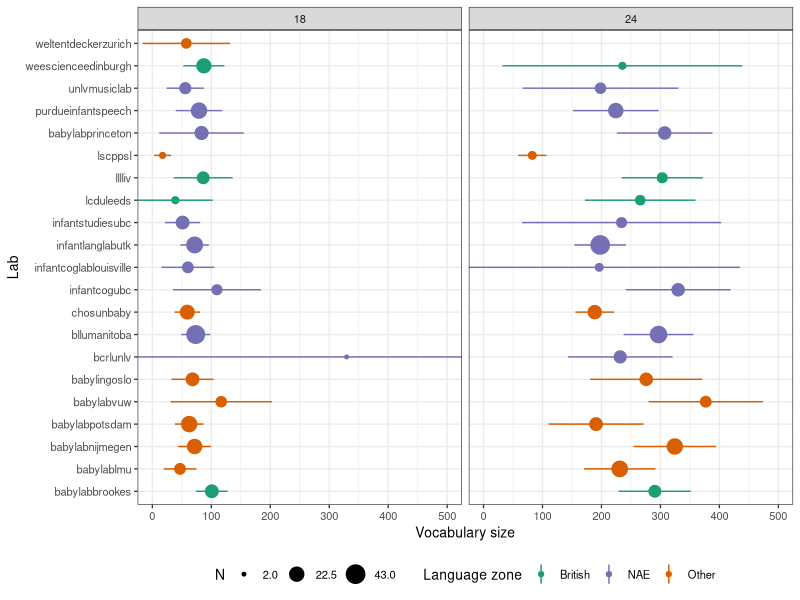
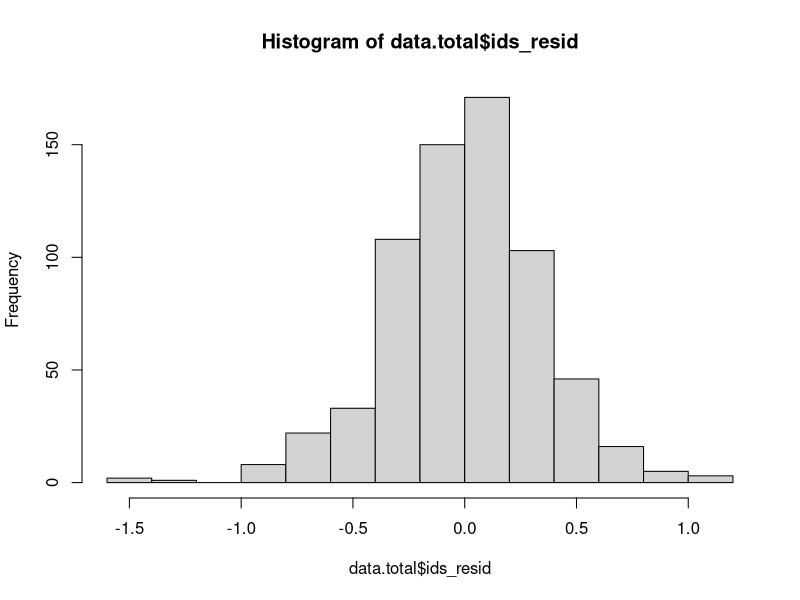
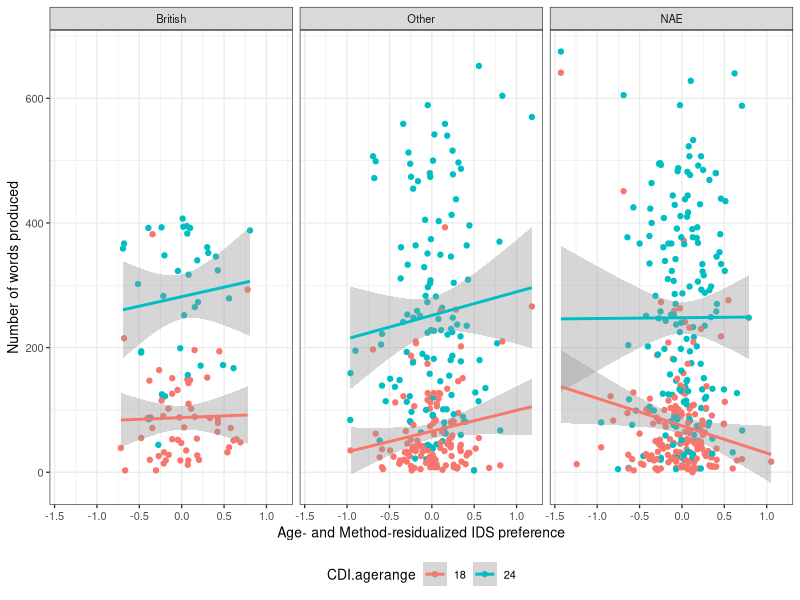
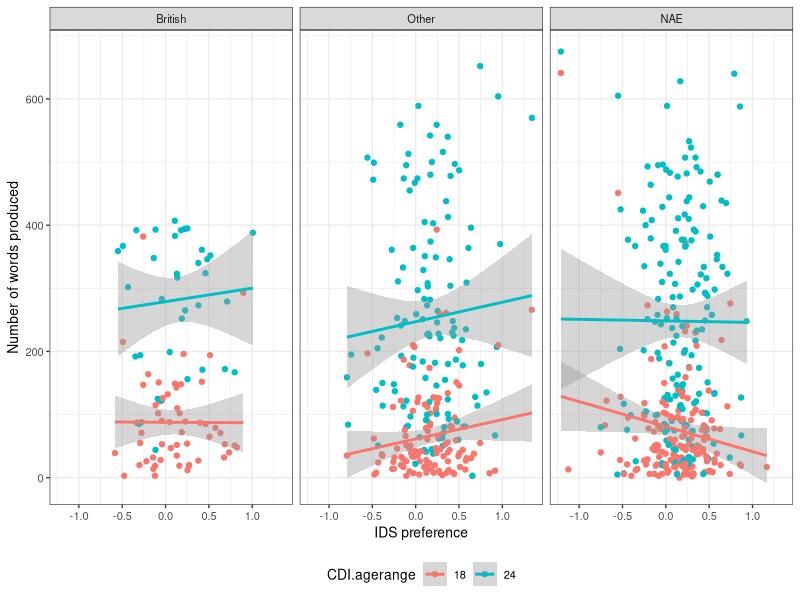

These figures' R source, in order:
## ---- chunk 1
# Library imports, general settings ==============
library(tidyverse) 
library(egg)
library(knitr)
library(lme4)
library(lmerTest)
# library(brms)
# library(rstan)

theme_set(theme_bw(base_size = 10))
knitr::opts_chunk$set(cache = TRUE)

# Read data ======================================
col_types <- cols(
  labid = col_factor(),
  subid = col_factor(),
  subid_unique = col_factor(),
  CDI.form = col_factor(),
  CDI.nwords = col_integer(),
  CDI.prop = col_number(),
  CDI.agerange = col_factor(),
  CDI.agedays = col_integer(),
  CDI.agemin = col_integer(),
  CDI.agemax = col_integer(),
  vocab_nwords = col_integer(),
  standardized.score.CDI = col_character(),
  standardized.score.CDI.num = col_number(),
  IDS_pref = col_number(),
  language = col_factor(),
  language_zone = col_factor(),
  CDI.error = col_logical(),
  Notes = col_character(),
  trial_order = col_factor(),
  method = col_factor(),
  age_days = col_integer(),
  age_mo = col_number(),
  age_group = col_factor(),
  nae = col_logical(),
  gender = col_factor(),
  second_session = col_logical()
)
data.total <- read_csv("data/02b_processed.csv", col_types = col_types)
## ---- chunk 2
# Set contrasts on the total dataset =============
contrasts(data.total$gender) <- contr.sum(2)
contrasts(data.total$method) <- contr.sum(3)
# Create sub-datasets, with contrasts ============
## NAE
data.nae <- data.total %>% subset(language_zone == "NAE") %>% droplevels()
contrasts(data.nae$gender) <- contr.sum(2)
contrasts(data.nae$method) <- contr.sum(3)
## UK
data.uk <- data.total %>% subset(language_zone == "British") %>% droplevels()
contrasts(data.uk$gender) <- contr.sum(2)
contrasts(data.uk$method) <- contr.sum(2)
## Other
data.other <- data.total %>% subset(language_zone == "Other") %>% droplevels()
contrasts(data.other$gender) <- contr.sum(2)
contrasts(data.other$method) <- contr.sum(3)
## ---- chunk 3
data.total %>%
  group_by(language_zone, CDI.agerange, method, gender) %>%
  summarise(N = n(), age = mean(CDI.agedays), sd = sd(CDI.agedays)) %>%
  kable()
## ---- chunk 4
by_lab <- data.total %>%
  group_by(labid, language_zone, CDI.agerange) %>%
  mutate(tested = n_distinct(subid_unique)) %>%
  select(labid, language_zone, CDI.agerange, tested, vocab_nwords) %>%
  nest(scores = vocab_nwords) %>%
  mutate(model = map(scores, ~ lm(vocab_nwords ~ 1, data = .x)),
         ci = map(model, confint)) %>%
  transmute(tested = tested,
            mean = map_dbl(model, ~ coefficients(.x)[[1]]),
            ci_lower = map_dbl(ci, 1),
            ci_upper = map_dbl(ci, 2)) %>%
  arrange(language_zone) %>%
  rownames_to_column()

# TODO: find a way to group by language zone?
ggplot(by_lab,
       aes(x = labid, colour = language_zone,
           y = mean, ymin = ci_lower, ymax = ci_upper)) + 
  geom_linerange() + 
  geom_point(aes(size = tested)) + 
  facet_grid(cols = vars(CDI.agerange), scales = "free") + coord_flip(ylim = c(0, 500)) +
  xlab("Lab") + ylab("Vocabulary size") +
  scale_colour_brewer(palette = "Dark2", name = "Language zone",
                      breaks = c("British", "NAE", "Other")) +
  scale_size_continuous(name = "N", breaks = function(x) c(min(x), mean(x), max(x))) +
  theme(legend.position = "bottom")
## ---- chunk 5
# Run models =====================================
## NAE
### First, create the residuals for the IDS preference model
lm_IDS_pref <- lm(IDS_pref ~ method + z_age_months, data = data.nae)

data.nae$lm_IDS_pref_resid <- residuals(lm_IDS_pref)

lmer.full.nae <- lmer(standardized.score.CDI.num ~ CDI.z_age_months +
                        lm_IDS_pref_resid + lm_IDS_pref_resid:CDI.z_age_months +
                        (1 | labid),
                      data = data.nae)

summary(lmer.full.nae)
## ---- chunk 6
## UK
### Create the residuals for the IDS preference model for the UK sample
lm_IDS_pref_UK <- lm(IDS_pref ~ method + z_age_months, data = data.uk)

data.uk$lm_IDS_pref_resid_UK <- residuals(lm_IDS_pref_UK)

lmer.full.uk <- lmer(z_vocab_nwords ~ CDI.z_age_months + gender +
                       lm_IDS_pref_resid_UK + lm_IDS_pref_resid_UK:CDI.z_age_months +
                       (1 | labid),
                     data = data.uk)

summary(lmer.full.uk)

## ---- chunk 7
resid_mod <- lm(IDS_pref ~ method + z_age_months, 
                                 data = data.total)

summary(resid_mod)
data.total$ids_resid <- resid(resid_mod)
## ---- chunk 8
hist(data.total$ids_resid)
## ---- chunk 9
ggplot(data.total, 
       aes(x = ids_resid, y = vocab_nwords, col = CDI.agerange)) + 
  geom_point() + 
  geom_smooth(method = "lm") + 
  facet_wrap(~language_zone) + 
  #langcog::theme_mikabr() + 
  #langcog::scale_color_solarized(name = "Age group (months)") + 
  ylab("Number of words produced") + 
  xlab("Age- and Method-residualized IDS preference") + 
  theme(legend.position = "bottom")
## ---- chunk 10
ggplot(data.total, 
       aes(x = IDS_pref, y = vocab_nwords, col = CDI.agerange)) + 
  geom_point() + 
  geom_smooth(method = "lm") + 
  facet_wrap(~language_zone) + 
  #langcog::theme_mikabr() + 
  #langcog::scale_color_solarized(name = "Age group (months)") + 
  ylab("Number of words produced") + 
  xlab("IDS preference") + 
  theme(legend.position = "bottom")
